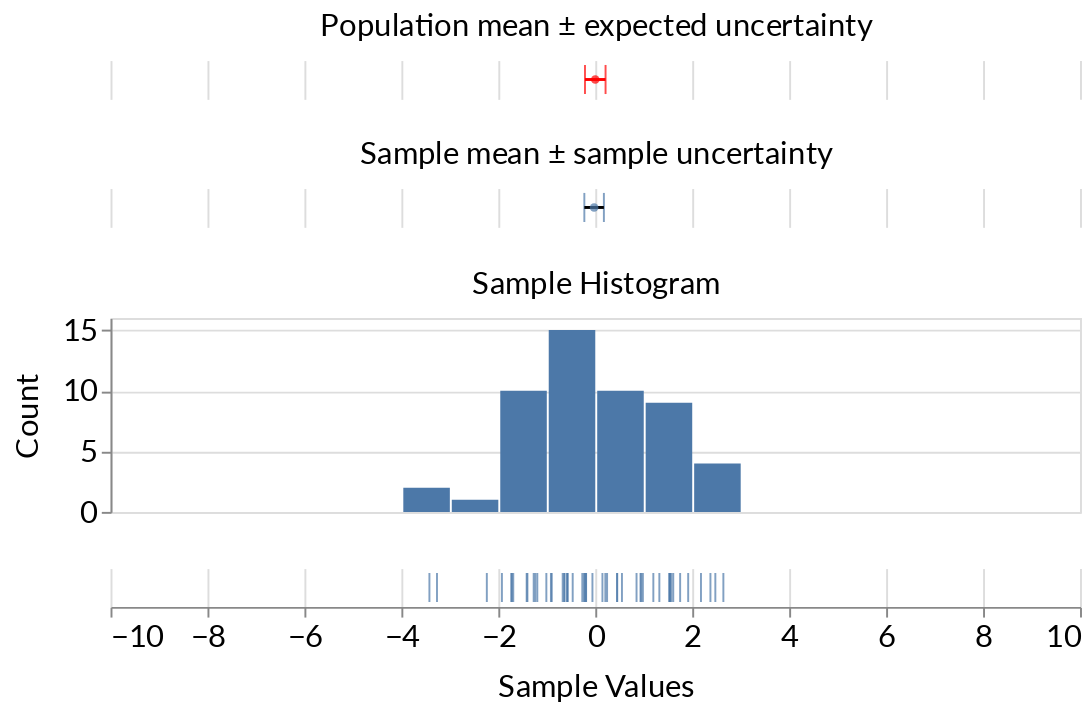

Source (notebook cell):
### Markdown cell above
### Try it!

### Code cell
# infinite population & random sample
# ===================================

# inputs
plot_width  = 500
max_samples = 200
input_mean = alt.binding(
    input='range',
    min=-5,
    max=5,
    step=.1,
    name='Pop. mean'
)
input_std = alt.binding(
    input='range',
    min=0.1,
    max=5,
    step=.1,
    name='Pop. Std.'
)
input_samples = alt.binding(
    input='range',
    min=10,
    max=max_samples,
    step=1,
    name='Sample size'
)
input_uncertainty = alt.binding(
    input='range',
    min=1,
    max=3,
    step=1,
    name='Show std. errors'
)
mean_selection = alt.selection_single(
    bind=input_mean,
    init={'mean': 0}
)
std_selection = alt.selection_single(
    bind=input_std,
    init={'std': 1.5}
)
samples_selection = alt.selection_single(
    bind=input_samples,
    init={'samples': 50}
)
uncertainty_selection = alt.selection_single(
    bind=input_uncertainty,
    init={'ses': 1}
)


scale = alt.Scale(domain=[-10,10])

# simple plot with population mean + population error
pop_mean_chart = alt.Chart(
    data=pd.DataFrame({'x': [1]})
)
title_only_ax_kwargs = dict(
    ticks=False,
    labels=False,
    #grid=False,
    domain=False,
    orient='top'
)
pop_mean = (
    pop_mean_chart.mark_errorbar(color='red', rule=alt.MarkConfig(size=1.5), ticks=True).encode(
        x=alt.X(
            "xmin:Q", 
            axis=alt.Axis(
                title="Population mean ± expected uncertainty", **title_only_ax_kwargs
            )
        ),
        x2="xmax:Q",
    ) + pop_mean_chart.mark_point(color='red', size=20, filled=True, stroke=None).encode(
        x=alt.X("mean:Q", scale=scale, axis=alt.Axis(title=""))
    )
).add_selection(
    samples_selection, std_selection, mean_selection, 
).transform_calculate(
  mean = mean_selection['mean'],
  std  = std_selection['std'],
  samples = samples_selection['samples'],
  ses = uncertainty_selection['ses']
).transform_calculate(
    xmin='+datum.mean - datum.ses * datum.std / sqrt(+datum.samples)',
    xmax='+datum.mean + datum.ses * datum.std / sqrt(+datum.samples)',
).properties(
    view=alt.ViewConfig(strokeWidth=0), width=plot_width
)

# combined chart with different ways to represent sample 
data = alt.sequence(0, max_samples, as_='t')
sample_chart = alt.Chart(data)

samp_mean = (
    sample_chart.mark_errorbar(rule=alt.MarkConfig(size=1.5), ticks=True).encode(
        x=alt.X(
            "bar_min:Q", 
            scale=scale, 
            axis=alt.Axis(
                title="Sample mean ± sample uncertainty", **title_only_ax_kwargs
            )
        ),
        x2='bar_max:Q'
    ) + sample_chart.mark_point(size=20, filled=True, stroke=None).encode(
        x='sample_mean:Q'
    )
).transform_aggregate(
        sample_mean = 'mean(x)',
        sample_err = 'stderr(x)',
).transform_calculate(
    ses = uncertainty_selection['ses'],
    bar_min = '+datum.sample_mean - datum.ses * datum.sample_err',
    bar_max = '+datum.sample_mean + datum.ses * datum.sample_err'
).properties(
    view=alt.ViewConfig(strokeWidth=0), width=plot_width
)

hist = sample_chart.mark_bar(clip=True).encode(
    alt.X("x:Q", bin=alt.Bin(), scale=scale, axis=alt.Axis(title='Sample Histogram', **title_only_ax_kwargs)),
    y=alt.Y('count()', title='Count'),
).properties(
    width=plot_width,
    height=100
)

ticks = sample_chart.mark_tick(clip=True).encode(
    x=alt.X('x:Q', scale=scale, axis=alt.Axis(title='Sample Values'))
).properties(
    view=alt.ViewConfig(strokeWidth=0), width=plot_width
)

combined_sample = (
    samp_mean & hist & ticks
).add_selection(
    uncertainty_selection, samples_selection, std_selection, mean_selection
).transform_filter(
    alt.datum.t <= alt.expr.toNumber(samples_selection.samples),
).transform_calculate(
    mean = mean_selection['mean'],
    std  = std_selection['std'],
    x='sampleNormal(+datum.mean,+datum.std)', # the plus casts to number
)

(pop_mean & combined_sample).display(renderer='svg')

### Figure 1 — Vega-Lite specification as saved in the notebook (floating-point values rounded to 4 significant figures)
{"config": {"title": {"fontSize": 24.0, "font": ["Lato", "Helvetica Neue", "Helvetica", "Arial", "Sans Serif"], "fontWeight": "normal"}, "axisX": {"labelFont": ["Lato", "Helvetica Neue", "Helvetica", "Arial", "Sans Serif"], "labelFontSize": 16, "titleFont": ["Lato", "Helvetica Neue", "Helvetica", "Arial", "Sans Serif"], "titleFontSize": 16, "titleFontWeight": "normal", "titlePadding": 10}, "axisY": {"labelFont": ["Lato", "Helvetica Neue", "Helvetica", "Arial", "Sans Serif"], "labelFontSize": 16, "titleFont": ["Lato", "Helvetica Neue", "Helvetica", "Arial", "Sans Serif"], "titleFontSize": 16, "titleFontWeight": "normal", "titlePadding": 10}, "legend": {"labelFont": ["Lato", "Helvetica Neue", "Helvetica", "Arial", "Sans Serif"], "labelFontSize": 16, "titleFont": ["Lato", "Helvetica Neue", "Helvetica", "Arial", "Sans Serif"], "titleFontSize": 16, "titleFontWeight": "normal"}, "text": {"font": ["Lato", "Helvetica Neue", "Helvetica", "Arial", "Sans Serif"], "fontSize": 14.4}}, "vconcat": [{"layer": [{"mark": {"type": "errorbar", "color": "red", "rule": {"size": 1.5}, "ticks": true}, "encoding": {"x": {"type": "quantitative", "axis": {"domain": false, "labels": false, "orient": "top", "ticks": false, "title": "Population mean ± expected uncertainty"}, "field": "xmin"}, "x2": {"field": "xmax"}}, "selection": {"selector035": {"type": "single", "bind": {"input": "range", "min": 10, "max": 200, "step": 1, "name": "Sample size"}, "init": {"samples": 50}}, "selector034": {"type": "single", "bind": {"input": "range", "min": 0.1, "max": 5, "step": 0.1, "name": "Pop. Std."}, "init": {"std": 1.5}}, "selector033": {"type": "single", "bind": {"input": "range", "min": -5, "max": 5, "step": 0.1, "name": "Pop. mean"}, "init": {"mean": 0}}}}, {"mark": {"type": "point", "color": "red", "filled": true, "size": 20, "stroke": null}, "encoding": {"x": {"type": "quantitative", "axis": {"title": ""}, "field": "mean", "scale": {"domain": [-10, 10]}}}}], "data": {"name": "data-a34019366e793aa5e70591f9693d64a7"}, "transform": [{"calculate": "selector033['mean']", "as": "mean"}, {"calculate": "selector034['std']", "as": "std"}, {"calculate": "selector035['samples']", "as": "samples"}, {"calculate": "selector036['ses']", "as": "ses"}, {"calculate": "+datum.mean - datum.ses * datum.std / sqrt(+datum.samples)", "as": "xmin"}, {"calculate": "+datum.mean + datum.ses * datum.std / sqrt(+datum.samples)", "as": "xmax"}], "view": {"strokeWidth": 0}, "width": 500}, {"vconcat": [{"layer": [{"mark": {"type": "errorbar", "rule": {"size": 1.5}, "ticks": true}, "encoding": {"x": {"type": "quantitative", "axis": {"domain": false, "labels": false, "orient": "top", "ticks": false, "title": "Sample mean ± sample uncertainty"}, "field": "bar_min", "scale": {"domain": [-10, 10]}}, "x2": {"field": "bar_max"}}, "selection": {"selector036": {"type": "single", "bind": {"input": "range", "min": 1, "max": 3, "step": 1, "name": "Show std. errors"}, "init": {"ses": 1}}, "selector035": {"type": "single", "bind": {"input": "range", "min": 10, "max": 200, "step": 1, "name": "Sample size"}, "init": {"samples": 50}}, "selector034": {"type": "single", "bind": {"input": "range", "min": 0.1, "max": 5, "step": 0.1, "name": "Pop. Std."}, "init": {"std": 1.5}}, "selector033": {"type": "single", "bind": {"input": "range", "min": -5, "max": 5, "step": 0.1, "name": "Pop. mean"}, "init": {"mean": 0}}}}, {"mark": {"type": "point", "filled": true, "size": 20, "stroke": null}, "encoding": {"x": {"type": "quantitative", "field": "sample_mean"}}}], "transform": [{"aggregate": [{"op": "mean", "field": "x", "as": "sample_mean"}, {"op": "stderr", "field": "x", "as": "sample_err"}]}, {"calculate": "selector036['ses']", "as": "ses"}, {"calculate": "+datum.sample_mean - datum.ses * datum.sample_err", "as": "bar_min"}, {"calculate": "+datum.sample_mean + datum.ses * datum.sample_err", "as": "bar_max"}], "view": {"strokeWidth": 0}, "width": 500}, {"mark": {"type": "bar", "clip": true}, "encoding": {"x": {"type": "quantitative", "axis": {"domain": false, "labels": false, "orient": "top", "ticks": false, "title": "Sample Histogram"}, "bin": {}, "field": "x", "scale": {"domain": [-10, 10]}}, "y": {"type": "quantitative", "aggregate": "count", "title": "Count"}}, "height": 100, "selection": {"selector036": {"type": "single", "bind": {"input": "range", "min": 1, "max": 3, "step": 1, "name": "Show std. errors"}, "init": {"ses": 1}}, "selector035": {"type": "single", "bind": {"input": "range", "min": 10, "max": 200, "step": 1, "name": "Sample size"}, "init": {"samples": 50}}, "selector034": {"type": "single", "bind": {"input": "range", "min": 0.1, "max": 5, "step": 0.1, "name": "Pop. Std."}, "init": {"std": 1.5}}, "selector033": {"type": "single", "bind": {"input": "range", "min": -5, "max": 5, "step": 0.1, "name": "Pop. mean"}, "init": {"mean": 0}}}, "width": 500}, {"mark": {"type": "tick", "clip": true}, "encoding": {"x": {"type": "quantitative", "axis": {"title": "Sample Values"}, "field": "x", "scale": {"domain": [-10, 10]}}}, "selection": {"selector036": {"type": "single", "bind": {"input": "range", "min": 1, "max": 3, "step": 1, "name": "Show std. errors"}, "init": {"ses": 1}}, "selector035": {"type": "single", "bind": {"input": "range", "min": 10, "max": 200, "step": 1, "name": "Sample size"}, "init": {"samples": 50}}, "selector034": {"type": "single", "bind": {"input": "range", "min": 0.1, "max": 5, "step": 0.1, "name": "Pop. Std."}, "init": {"std": 1.5}}, "selector033": {"type": "single", "bind": {"input": "range", "min": -5, "max": 5, "step": 0.1, "name": "Pop. mean"}, "init": {"mean": 0}}}, "view": {"strokeWidth": 0}, "width": 500}], "data": {"sequence": {"start": 0, "stop": 200, "as": "t"}}, "transform": [{"filter": "(datum.t <= toNumber(selector035.samples))"}, {"calculate": "selector033['mean']", "as": "mean"}, {"calculate": "selector034['std']", "as": "std"}, {"calculate": "sampleNormal(+datum.mean,+datum.std)", "as": "x"}]}], "$schema": "https://vega.github.io/schema/vega-lite/v4.8.1.json", "datasets": {"data-a34019366e793aa5e70591f9693d64a7": [{"x": 1}]}}
